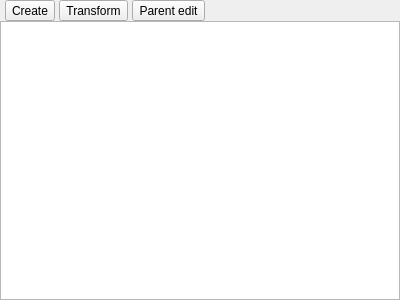
<?xml version="1.0" encoding="UTF-8"?>
<ui version="4.0">
 <class>ViewWidget</class>
 <widget class="QWidget" name="ViewWidget">
  <property name="geometry">
   <rect>
    <x>0</x>
    <y>0</y>
    <width>400</width>
    <height>300</height>
   </rect>
  </property>
  <property name="windowTitle">
   <string>Form</string>
  </property>
  <layout class="QVBoxLayout" name="verticalLayout">
   <property name="spacing">
    <number>0</number>
   </property>
   <property name="leftMargin">
    <number>0</number>
   </property>
   <property name="topMargin">
    <number>0</number>
   </property>
   <property name="rightMargin">
    <number>0</number>
   </property>
   <property name="bottomMargin">
    <number>0</number>
   </property>
   <item>
    <widget class="Manhattan::StyledBar" name="toolBar" native="true">
     <layout class="QHBoxLayout" name="horizontalLayout">
      <property name="spacing">
       <number>4</number>
      </property>
      <property name="leftMargin">
       <number>5</number>
      </property>
      <property name="topMargin">
       <number>0</number>
      </property>
      <property name="rightMargin">
       <number>0</number>
      </property>
      <property name="bottomMargin">
       <number>0</number>
      </property>
      <item>
       <widget class="QToolButton" name="createButton">
        <property name="text">
         <string>Create</string>
        </property>
        <property name="shortcut">
         <string>Ctrl+1</string>
        </property>
        <property name="checkable">
         <bool>true</bool>
        </property>
       </widget>
      </item>
      <item>
       <widget class="QToolButton" name="transformButton">
        <property name="text">
         <string>Transform</string>
        </property>
        <property name="shortcut">
         <string>Ctrl+2</string>
        </property>
        <property name="checkable">
         <bool>true</bool>
        </property>
        <property name="checked">
         <bool>false</bool>
        </property>
       </widget>
      </item>
      <item>
       <widget class="QToolButton" name="parentEditButton">
        <property name="text">
         <string>Parent edit</string>
        </property>
        <property name="shortcut">
         <string>Ctrl+3</string>
        </property>
        <property name="checkable">
         <bool>true</bool>
        </property>
       </widget>
      </item>
      <item>
       <spacer name="horizontalSpacer">
        <property name="orientation">
         <enum>Qt::Horizontal</enum>
        </property>
        <property name="sizeHint" stdset="0">
         <size>
          <width>40</width>
          <height>20</height>
         </size>
        </property>
       </spacer>
      </item>
     </layout>
    </widget>
   </item>
   <item>
    <widget class="View" name="graphicsView"/>
   </item>
  </layout>
 </widget>
 <customwidgets>
  <customwidget>
   <class>View</class>
   <extends>QGraphicsView</extends>
   <header>View.hpp</header>
   <slots>
    <slot>setTransformEditMode()</slot>
    <slot>setRotateTransformMode()</slot>
    <slot>setTranslateTransformMode()</slot>
    <slot>setScaleTransformMode()</slot>
    <slot>setCreateEditMode()</slot>
    <slot>setSelectTransformMode()</slot>
    <slot>setParentEditMode()</slot>
   </slots>
  </customwidget>
  <customwidget>
   <class>Manhattan::StyledBar</class>
   <extends>QWidget</extends>
   <header location="global">styledbar.h</header>
   <container>1</container>
  </customwidget>
 </customwidgets>
 <resources/>
 <connections>
  <connection>
   <sender>createButton</sender>
   <signal>pressed()</signal>
   <receiver>graphicsView</receiver>
   <slot>setCreateEditMode()</slot>
   <hints>
    <hint type="sourcelabel">
     <x>27</x>
     <y>9</y>
    </hint>
    <hint type="destinationlabel">
     <x>199</x>
     <y>159</y>
    </hint>
   </hints>
  </connection>
  <connection>
   <sender>transformButton</sender>
   <signal>pressed()</signal>
   <receiver>graphicsView</receiver>
   <slot>setTransformEditMode()</slot>
   <hints>
    <hint type="sourcelabel">
     <x>85</x>
     <y>9</y>
    </hint>
    <hint type="destinationlabel">
     <x>199</x>
     <y>159</y>
    </hint>
   </hints>
  </connection>
  <connection>
   <sender>parentEditButton</sender>
   <signal>pressed()</signal>
   <receiver>graphicsView</receiver>
   <slot>setParentEditMode()</slot>
   <hints>
    <hint type="sourcelabel">
     <x>152</x>
     <y>9</y>
    </hint>
    <hint type="destinationlabel">
     <x>199</x>
     <y>159</y>
    </hint>
   </hints>
  </connection>
 </connections>
</ui>
